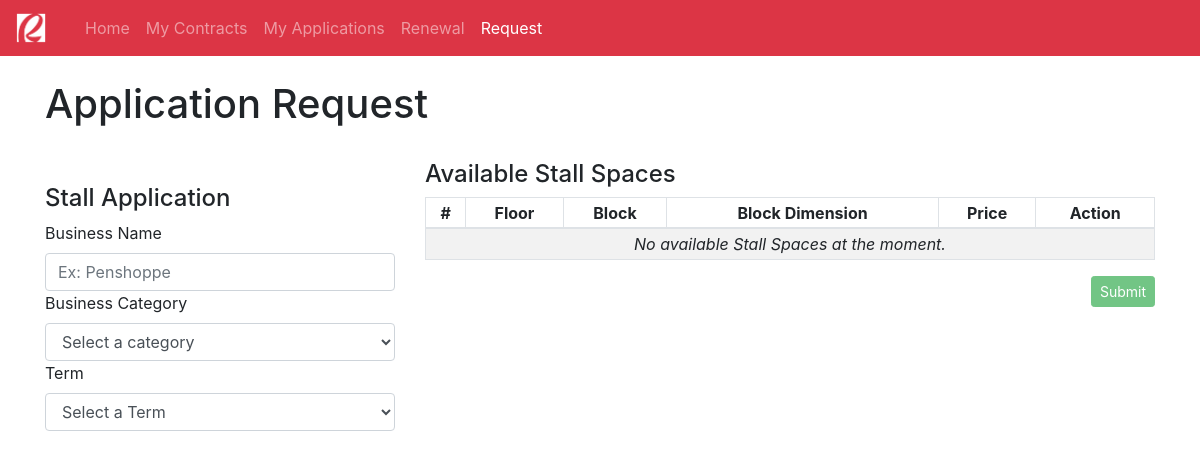
Before: /client-application-request.php with the older database file.
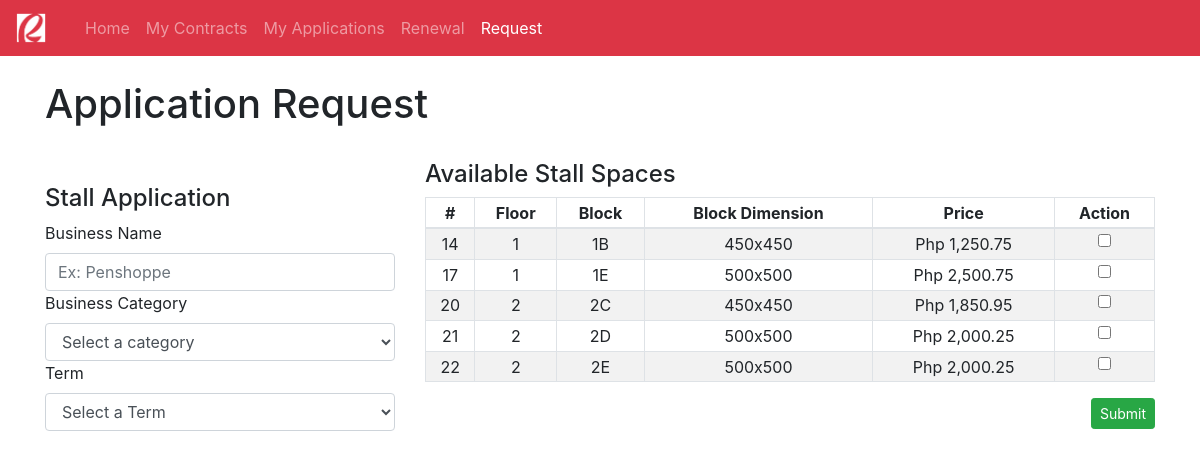
After: the same page with the newer database file.
### tables this page shows
CREATE TABLE `stalls` (
  `stall_id` int(11) NOT NULL,
  `floor_no` varchar(1) NOT NULL,
  `block_no` varchar(20) NOT NULL,
  `block_dimension` varchar(11) NOT NULL,
  `stall_price` double NOT NULL,
  `price_date_effectivity` datetime DEFAULT NULL
);

### client-application-request.php (the view, shortened to what the changed rows need)
<?php include_once "api/config.php"; ?>
<html>
<head>
    <link rel="stylesheet" href="bootstrap-4.2.1-dist/css/bootstrap.min.css">
</head>
<body>
    <div class="container">
        <br /><h1>Application Request</h1><br />
        <form action="api/old-user-create-application-request.php" method="POST">
            <div class="row">
                <br />
                <div class="col-md-8">
                    <h4>Available Stall Spaces</h4>
                    <table class="table table-striped table-bordered table-sm">
                        <thead align="center">
                            <th>#</th>
                            <th>Floor</th>
                            <th>Block</th>
                            <th>Block Dimension</th>
                            <th>Price</th>
                            <th>Action</th>
                        </thead>
                        <?php
                        $sql_stalls = "SELECT s.floor_no AS 'floor_no', s.block_no AS 'block_no',
                        s.block_dimension AS 'block_dimension', s.stall_price AS 'stall_price',
                        s.stall_id AS 'stall_id'
                        FROM occupied_stalls os
                        INNER JOIN stalls s ON os.stall_id = s.stall_id
                        WHERE contract_id IS NULL";
                        $result_stalls = mysqli_query($link, $sql_stalls);
                        if (mysqli_num_rows($result_stalls) > 0) {
                            while($row_stalls = mysqli_fetch_assoc($result_stalls)) {
                                echo "<tr align='center'>";
                                    echo "<td>" . $row_stalls['stall_id'] . "</td>";
                                    echo "<td>" . $row_stalls['floor_no'] . "</td>";
                                    echo "<td>" . $row_stalls['block_no'] . "</td>";
                                    echo "<td>" . $row_stalls['block_dimension'] . "</td>";
                                    echo "<td>Php " . number_format($row_stalls['stall_price'],2) . "</td>";
                                    echo "<td><input type='checkbox' name='stall_id[]' value=".$row_stalls['stall_id']."></td>";
                                echo "</tr>";
                            }
                            echo '</table>';
                            echo '<input type="submit" value="Submit" class="btn btn-success btn-sm float-right">';
                        }else{
                            echo '<tr>';
                                echo '<td colspan="6" style="font-style: italic;" align="center">No available Stall Spaces at the moment.</td>';
                            echo '</tr>';
                            echo '</table>';
                            echo '<a href="#" class="btn btn-success btn-sm disabled float-right">Submit</a>';
                        }
                        ?>
                </div>
            </div>
        </form>
    </div>
</body>
</html>

Changed rows visible on the page:
added stalls: stall_id "14", floor_no "1", block_no "1B", block_dimension "450x450", stall_price "1,250.75"
added stalls: stall_id "17", floor_no "1", block_no "1E", block_dimension "500x500", stall_price "2,500.75"
added stalls: stall_id "20", floor_no "2", block_no "2C", block_dimension "450x450", stall_price "1,850.95"
added stalls: stall_id "21", floor_no "2", block_no "2D", block_dimension "500x500", stall_price "2,000.25"
added stalls: stall_id "22", floor_no "2", block_no "2E", block_dimension "500x500", stall_price "2,000.25"
Other visible differences:
form field value: (not shown) → "Submit"
text no longer shown: "No available Stall Spaces at the moment. Submit"
